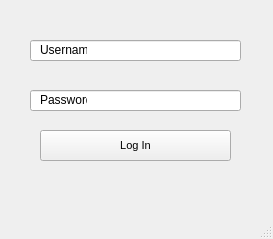
<?xml version="1.0" encoding="UTF-8"?>
<ui version="4.0">
 <class>MainWindow</class>
 <widget class="QMainWindow" name="MainWindow">
  <property name="geometry">
   <rect>
    <x>0</x>
    <y>0</y>
    <width>273</width>
    <height>239</height>
   </rect>
  </property>
  <property name="windowTitle">
   <string>MainWindow</string>
  </property>
  <widget class="QWidget" name="centralwidget">
   <widget class="QPushButton" name="pushButton">
    <property name="geometry">
     <rect>
      <x>40</x>
      <y>130</y>
      <width>191</width>
      <height>31</height>
     </rect>
    </property>
    <property name="font">
     <font>
      <family>MS Sans Serif</family>
      <pointsize>8</pointsize>
     </font>
    </property>
    <property name="text">
     <string>Log In</string>
    </property>
   </widget>
   <widget class="QLineEdit" name="lineEdit">
    <property name="geometry">
     <rect>
      <x>30</x>
      <y>40</y>
      <width>211</width>
      <height>21</height>
     </rect>
    </property>
   </widget>
   <widget class="QLineEdit" name="lineEdit_2">
    <property name="geometry">
     <rect>
      <x>30</x>
      <y>90</y>
      <width>211</width>
      <height>21</height>
     </rect>
    </property>
   </widget>
   <widget class="QLabel" name="label">
    <property name="geometry">
     <rect>
      <x>40</x>
      <y>40</y>
      <width>47</width>
      <height>20</height>
     </rect>
    </property>
    <property name="text">
     <string>Username</string>
    </property>
   </widget>
   <widget class="QLabel" name="label_2">
    <property name="geometry">
     <rect>
      <x>40</x>
      <y>90</y>
      <width>47</width>
      <height>20</height>
     </rect>
    </property>
    <property name="text">
     <string>Password</string>
    </property>
   </widget>
  </widget>
  <widget class="QMenuBar" name="menubar">
   <property name="geometry">
    <rect>
     <x>0</x>
     <y>0</y>
     <width>273</width>
     <height>21</height>
    </rect>
   </property>
  </widget>
  <widget class="QStatusBar" name="statusbar"/>
 </widget>
 <resources/>
 <connections/>
</ui>
